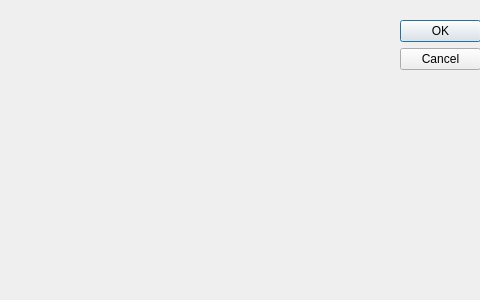
<?xml version="1.0" encoding="UTF-8"?>
<ui version="4.0">
 <class>Dialog</class>
 <widget class="QDialog" name="Dialog">
  <property name="geometry">
   <rect>
    <x>0</x>
    <y>0</y>
    <width>480</width>
    <height>300</height>
   </rect>
  </property>
  <property name="windowTitle">
   <string>Dialog</string>
  </property>
  <widget class="QDialogButtonBox" name="buttonBox">
   <property name="geometry">
    <rect>
     <x>400</x>
     <y>20</y>
     <width>81</width>
     <height>241</height>
    </rect>
   </property>
   <property name="orientation">
    <enum>Qt::Vertical</enum>
   </property>
   <property name="standardButtons">
    <set>QDialogButtonBox::Cancel|QDialogButtonBox::Ok</set>
   </property>
  </widget>
 </widget>
 <resources/>
 <connections>
  <connection>
   <sender>buttonBox</sender>
   <signal>accepted()</signal>
   <receiver>Dialog</receiver>
   <slot>accept()</slot>
   <hints>
    <hint type="sourcelabel">
     <x>248</x>
     <y>254</y>
    </hint>
    <hint type="destinationlabel">
     <x>157</x>
     <y>274</y>
    </hint>
   </hints>
  </connection>
  <connection>
   <sender>buttonBox</sender>
   <signal>rejected()</signal>
   <receiver>Dialog</receiver>
   <slot>reject()</slot>
   <hints>
    <hint type="sourcelabel">
     <x>316</x>
     <y>260</y>
    </hint>
    <hint type="destinationlabel">
     <x>286</x>
     <y>274</y>
    </hint>
   </hints>
  </connection>
 </connections>
</ui>
